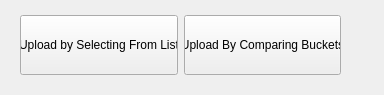
<?xml version="1.0" encoding="UTF-8"?>
<ui version="4.0">
 <class>upload_method</class>
 <widget class="QWidget" name="upload_method">
  <property name="geometry">
   <rect>
    <x>0</x>
    <y>0</y>
    <width>384</width>
    <height>95</height>
   </rect>
  </property>
  <property name="windowTitle">
   <string>Choose a method</string>
  </property>
  <widget class="QWidget" name="horizontalLayoutWidget">
   <property name="geometry">
    <rect>
     <x>20</x>
     <y>10</y>
     <width>321</width>
     <height>71</height>
    </rect>
   </property>
   <layout class="QHBoxLayout" name="horizontalLayout">
    <item>
     <widget class="QPushButton" name="m1">
      <property name="minimumSize">
       <size>
        <width>0</width>
        <height>60</height>
       </size>
      </property>
      <property name="text">
       <string>Upload by Selecting From List</string>
      </property>
     </widget>
    </item>
    <item>
     <widget class="QPushButton" name="m2">
      <property name="minimumSize">
       <size>
        <width>0</width>
        <height>60</height>
       </size>
      </property>
      <property name="text">
       <string>Upload By Comparing Buckets</string>
      </property>
     </widget>
    </item>
   </layout>
  </widget>
 </widget>
 <resources/>
 <connections/>
</ui>
